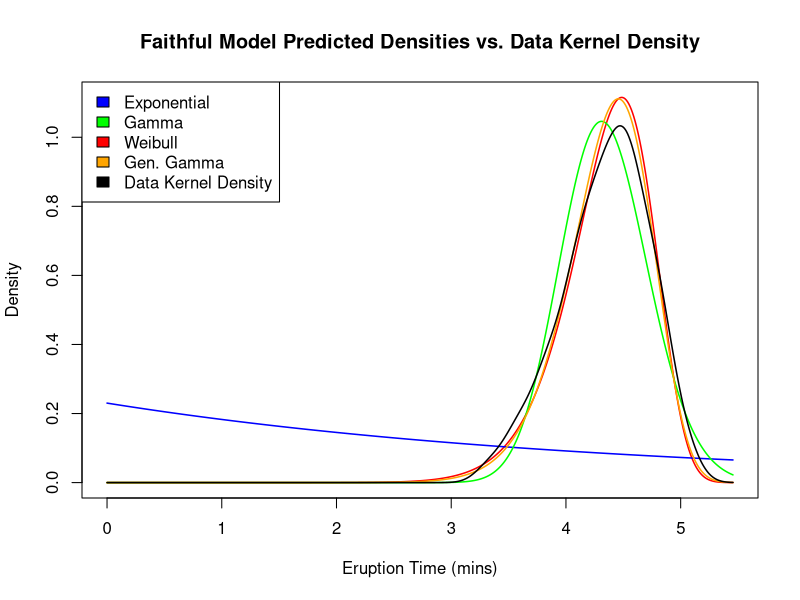
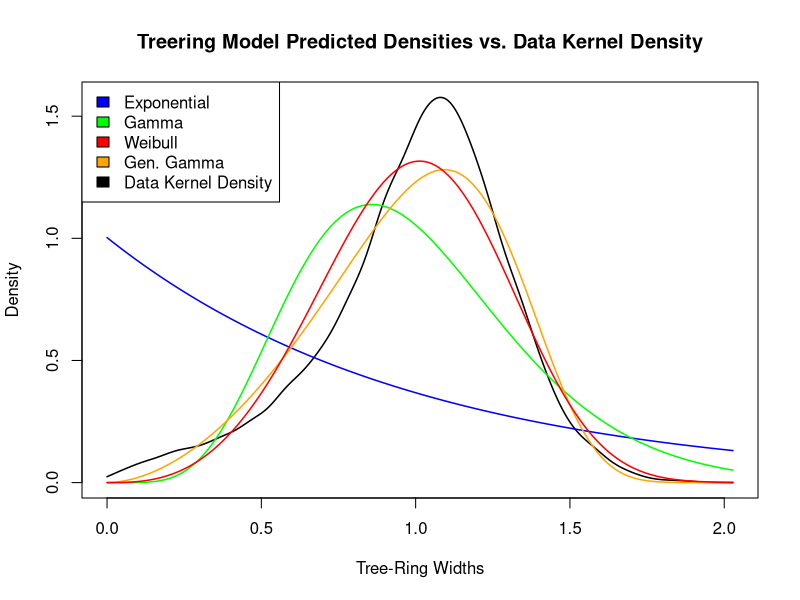

Generate these figures, in order, with R:
## ---- chunk 1
knitr::opts_chunk$set(echo = TRUE)
## ---- chunk 2

MLE_fun_exp = function(y,par_0=1,tol=1e-15,maxit=1e5,hess=FALSE){
  #par_0 is expectation
  par_trans_theta_exp = function(par){theta = log(par); return(theta)}
  theta_trans_par_exp = function(theta){par = exp(theta); return(par)}
  ll_par_exp = function(par,y){
    sum(dexp(y,1/par,log=TRUE))  
  }
  ll_theta_exp = function(theta,y){
    par = theta_trans_par_exp(theta)
    ll = ll_par_exp(par,y)
    return(ll)
  }
  theta_0 = par_trans_theta_exp(par_0)
  fn_theta = ll_theta_exp
  method="BFGS"
  control = list(fnscale= -1, maxit=maxit, reltol=tol)
  opt = optim(par=theta_0,fn=fn_theta,y=y,method=method,control=control)
  method="Brent"
  lower = opt$par-10
  upper = opt$par+10
  opt = optim(par=opt$par,fn=fn_theta,y=y,method=method,control=control,lower=lower,upper=upper)
  MLE = theta_trans_par_exp(opt$par)
  log_lik = opt$value
  if(!hess){
    return(list(MLE=MLE, log_lik=log_lik))
  }else{
    fn_par = ll_par_exp
    hess = optimHess(MLE,fn=fn_par,y=y,control=control)
    fisher_info = -hess
    cov = solve(fisher_info)
    return(list(MLE=MLE, log_lik=log_lik, fisher_info = fisher_info, covariance = cov))
  }
}

pred_dens_exp = function(y_val,mle){
  pred = dexp(y_val,1/mle$MLE)
  return(pred)
}

MLE_fun_gamma = function(y,par_0=c(1,1),tol=1e-15,maxit=1e5,hess=FALSE){
  #par_0 shape and expectation
  par_trans_theta_gamma = function(par){theta = log(par); return(theta)}
  theta_trans_par_gamma = function(theta){par = exp(theta); return(par)}
  ll_par_gamma = function(par,y){
    sum(dgamma(y,shape=par[1],rate=par[1]/par[2],log=TRUE))  
  }
  ll_theta_gamma = function(theta,y){
    par = theta_trans_par_gamma(theta)
    ll = ll_par_gamma(par,y)
    return(ll)
  }
  theta_0 = par_trans_theta_gamma(par_0)
  fn_theta = ll_theta_gamma
  method="Nelder-Mead"
  control = list(fnscale= -1, maxit=maxit, reltol=tol)
  opt = optim(par=theta_0,fn=fn_theta,y=y,method=method,control=control)
  MLE = theta_trans_par_gamma(opt$par)
  log_lik = opt$value
  if(!hess){
    return(list(MLE=MLE, log_lik=log_lik))
  }else{
    fn_par = ll_par_gamma
    hess = optimHess(MLE,fn=fn_par,y=y,control=control)
    fisher_info = -hess
    cov = solve(fisher_info)
    return(list(MLE=MLE, log_lik=log_lik, fisher_info = fisher_info, covariance = cov))
  }
}

pred_dens_gamma = function(y_val,mle){
  pred = dgamma(y_val,mle$MLE[1],mle$MLE[1]/mle$MLE[2])
  return(pred)
}


MLE_fun_weibull = function(y,par_0=c(1,1),tol=1e-15,maxit=1e5,hess=FALSE){
  #par_0 is power and expectation
  par_trans_theta_weibull = function(par){theta = log(par); return(theta)}
  theta_trans_par_weibull = function(theta){par = exp(theta); return(par)}
  ll_par_weibull = function(par,y){
    sum(dexp(y^(par[1]),(gamma(1+1/par[1])/(par[2]))^par[1],log=TRUE))+log(par[1])*length(y) + (par[1]-1)*sum(log(y))
  }
  ll_theta_weibull = function(theta,y){
    par = theta_trans_par_weibull(theta)
    ll = ll_par_weibull(par,y)
    return(ll)
  }
  theta_0 = par_trans_theta_weibull(par_0)
  fn_theta = ll_theta_weibull
  method="Nelder-Mead"
  control = list(fnscale= -1, maxit=maxit, reltol=tol)
  opt = optim(par=theta_0,fn=fn_theta,y=y,method=method,control=control)
  MLE = theta_trans_par_weibull(opt$par)
  log_lik = opt$value
  if(!hess){
    return(list(MLE=MLE, log_lik=log_lik))
  }else{
    fn_par = ll_par_weibull
    hess = optimHess(MLE,fn=fn_par,y=y,control=control)
    fisher_info = -hess
    cov = solve(fisher_info)
    return(list(MLE=MLE, log_lik=log_lik, fisher_info = fisher_info, covariance = cov))
  }
}

pred_dens_weibull = function(y_val,mle){
  par=mle$MLE
  pred = exp(dexp(y_val^(par[1]),(gamma(1+1/par[1])/(par[2]))^par[1],log=TRUE)+log(par[1]) + (par[1]-1)*(log(y_val)))
  return(pred)
}


MLE_fun_gen_gamma = function(y,par_0=c(1,1,1),tol=1e-15,maxit=1e5, hess=FALSE){
  #par_0 power and shape and expectation
  par_trans_theta_gen_gamma = function(par){theta = log(par); return(theta)}
  theta_trans_par_gen_gamma = function(theta){par = exp(theta); return(par)}
  ll_par_gen_gamma = function(par,y){
   sum(dgamma(y^(par[1]),shape=par[2],rate=par[2]/(par[3])^par[1],log=TRUE)) +log(par[1])*length(y)+ (par[1]-1)*sum(log(y))
  }
  ll_theta_gen_gamma = function(theta,y){
    par = theta_trans_par_gen_gamma(theta)
    ll = ll_par_gen_gamma(par,y)
    return(ll)
  }
  theta_0 = par_trans_theta_gen_gamma(par_0)
  fn_theta = ll_theta_gen_gamma
  method="Nelder-Mead"
  control = list(fnscale= -1, maxit=maxit, reltol=tol)
  opt = optim(par=theta_0,fn=fn_theta,y=y,method=method,control=control)
  MLE = theta_trans_par_gen_gamma(opt$par)
  log_lik = opt$value
  if(!hess){
    return(list(MLE=MLE, log_lik=log_lik))
  }else{
    fn_par = ll_par_gen_gamma
    hess = optimHess(MLE,fn=fn_par,y=y,control=control)
    fisher_info = -hess
    cov = solve(fisher_info)
    return(list(MLE=MLE, log_lik=log_lik, fisher_info = fisher_info, covariance = cov))
  }
}

pred_dens_gen_gamma = function(y_val,mle){
  par = mle$MLE
  pred = exp(dgamma(y_val^(par[1]),
                    shape=par[2],
                    rate=par[2]/par[3]^par[1],
                    log=TRUE) +
               log(par[1])+
               (par[1]-1)*log(y_val)
             )
  return(pred)
}
## ---- chunk 3

data("faithful")
y = faithful$eruptions[faithful$waiting > 71]

MLE_exp = MLE_fun_exp(y)
MLE_gamma = MLE_fun_gamma(y)
MLE_weibull = MLE_fun_weibull(y)
MLE_gen_gamma = MLE_fun_gen_gamma(y)
## ---- chunk 4
print(paste("Log Likelihoods: Exp=", round(MLE_exp$log_lik,2), "Gamma=", round(MLE_gamma$log_lik,2), "Weibull=", round(MLE_weibull$log_lik,2), "Gen. Gamma=", round(MLE_gen_gamma$log_lik,2)))
## ---- chunk 5
y_density = density(y, from = 0)
exp_density = pred_dens_exp(y_density$x, MLE_exp)
gamma_density = pred_dens_gamma(y_density$x, MLE_gamma)
weibull_density = pred_dens_weibull(y_density$x, MLE_weibull)
gen_gamma_density = pred_dens_gen_gamma(y_density$x, MLE_gen_gamma)
plot(x = y_density$x,
     y = weibull_density,
     type = "l",
     col = "red",
     lwd = 1.5,
     xlab = "Eruption Time (mins)",
     ylab = "Density",
     main = "Faithful Model Predicted Densities vs. Data Kernel Density")
lines(x = y_density$x,
     y = exp_density,
     col = "blue",
     lwd = 1.5)
lines(x = y_density$x,
      y = gamma_density,
      col = "green",
      lwd = 1.5)
lines(x = y_density$x,
      y = gen_gamma_density,
      col = "orange",
      lwd = 1.5)
lines(x = y_density$x,
      y = y_density$y,
      lwd = 1.5)
legend("topleft", 
       c("Exponential", "Gamma", "Weibull", "Gen. Gamma", "Data Kernel Density"),
       fill = c("blue", "green", "red", "orange", "black"))

## ---- chunk 6

lr_exp_gamma = -2*(MLE_exp$log_lik - MLE_gamma$log_lik)
lr_exp_weibull = -2*(MLE_exp$log_lik - MLE_weibull$log_lik)
lr_gamma_gen_gamma = -2*(MLE_gamma$log_lik - MLE_gen_gamma$log_lik)
lr_weibull_gen_gamma = -2*(MLE_weibull$log_lik - MLE_gen_gamma$log_lik)

p_exp_gamma = 1 - pchisq(lr_exp_gamma, 1)
p_exp_weibull = 1 - pchisq(lr_exp_weibull, 1)
p_gamma_gen_gamma = 1 - pchisq(lr_gamma_gen_gamma, 1)
p_weibull_gen_gamma = 1 - pchisq(lr_weibull_gen_gamma, 1)
## ---- chunk 7
print("LR Statistic, P-Value")
print(paste("Exp/Gamma:",round(lr_exp_gamma,2), ",", p_exp_gamma))
print(paste("Exp/Weibull:",round(lr_exp_weibull,2), ",", p_exp_weibull))
print(paste("Gamma/Gen.Gamma:", round(lr_gamma_gen_gamma,2), ",", round(p_gamma_gen_gamma, 3)))
print(paste("Weibull/Gen.Gamma:", round(lr_weibull_gen_gamma,2), ",", round(p_weibull_gen_gamma, 3)))
## ---- chunk 8
data("treering")

y = treering[treering > 0]

MLE_exp = MLE_fun_exp(y)
MLE_gamma = MLE_fun_gamma(y)
MLE_weibull = MLE_fun_weibull(y)
MLE_gen_gamma = MLE_fun_gen_gamma(y)
## ---- chunk 9
print(paste("Log Likelihoods: Exp=", round(MLE_exp$log_lik,2), "Gamma=", round(MLE_gamma$log_lik,2), "Weibull=", round(MLE_weibull$log_lik,2), "Gen. Gamma=", round(MLE_gen_gamma$log_lik,2)))
## ---- chunk 10
y_density = density(y, from=0)
exp_density = pred_dens_exp(y_density$x, MLE_exp)
gamma_density = pred_dens_gamma(y_density$x, MLE_gamma)
weibull_density = pred_dens_weibull(y_density$x, MLE_weibull)
gen_gamma_density = pred_dens_gen_gamma(y_density$x, MLE_gen_gamma)

plot(x = y_density$x,
     y = y_density$y,
     type = "l",
     lwd = 1.5,
     xlab = "Tree-Ring Widths",
     ylab = "Density",
     main = "Treering Model Predicted Densities vs. Data Kernel Density")
lines(x = y_density$x,
     y = exp_density,
     col = "blue",
     lwd = 1.5)
lines(x = y_density$x,
      y = gamma_density,
      col = "green",
      lwd = 1.5)
lines(x = y_density$x,
      y = gen_gamma_density,
      col = "orange",
      lwd = 1.5)
lines(x = y_density$x,
      y = weibull_density,
      col="red",
      lwd = 1.5)
legend("topleft", 
       c("Exponential", "Gamma", "Weibull", "Gen. Gamma", "Data Kernel Density"),
       fill = c("blue", "green", "red", "orange", "black"))

## ---- chunk 11
lr_exp_gamma = -2*(MLE_exp$log_lik - MLE_gamma$log_lik)
lr_exp_weibull = -2*(MLE_exp$log_lik - MLE_weibull$log_lik)
lr_gamma_gen_gamma = -2*(MLE_gamma$log_lik - MLE_gen_gamma$log_lik)
lr_weibull_gen_gamma = -2*(MLE_weibull$log_lik - MLE_gen_gamma$log_lik)

p_exp_gamma = 1 - pchisq(lr_exp_gamma, 1)
p_exp_weibull = 1 - pchisq(lr_exp_weibull, 1)
p_gamma_gen_gamma = 1 - pchisq(lr_gamma_gen_gamma, 1)
p_weibull_gen_gamma = 1 - pchisq(lr_weibull_gen_gamma, 1)
## ---- chunk 12
print("LR Statistic, P-Value")
print(paste("Exp/Gamma:",round(lr_exp_gamma,2), ",", p_exp_gamma))
print(paste("Exp/Weibull:",round(lr_exp_weibull,2), ",", p_exp_weibull))
print(paste("Gamma/Gen.Gamma:", round(lr_gamma_gen_gamma,2), ",", round(p_gamma_gen_gamma, 3)))
print(paste("Weibull/Gen.Gamma:", round(lr_weibull_gen_gamma,2), ",", round(p_weibull_gen_gamma, 3)))
